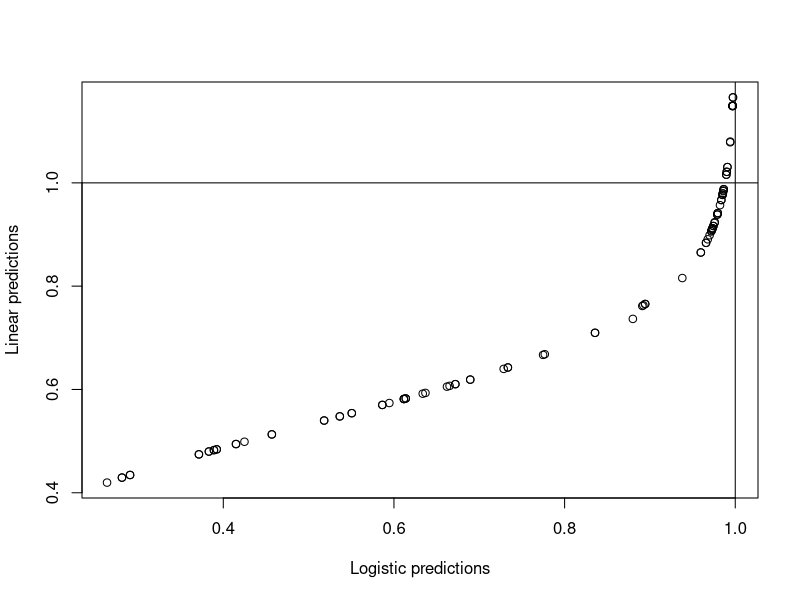
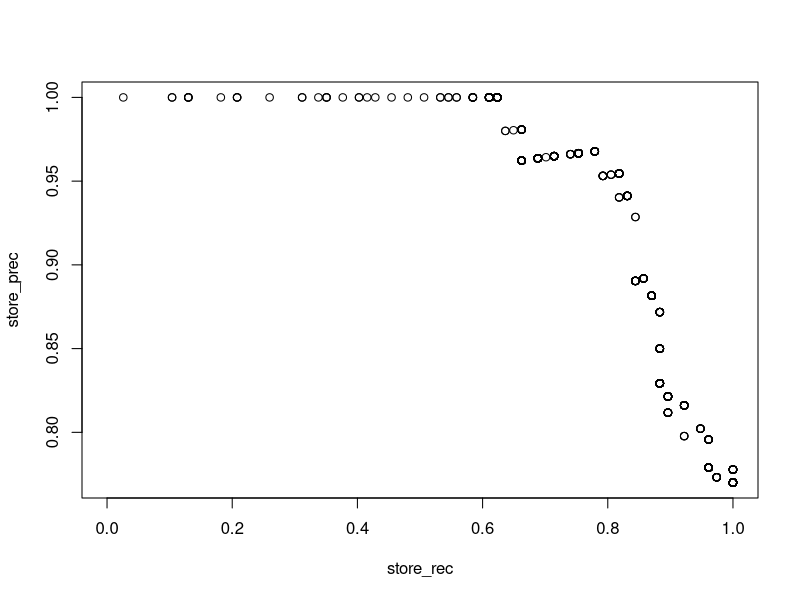
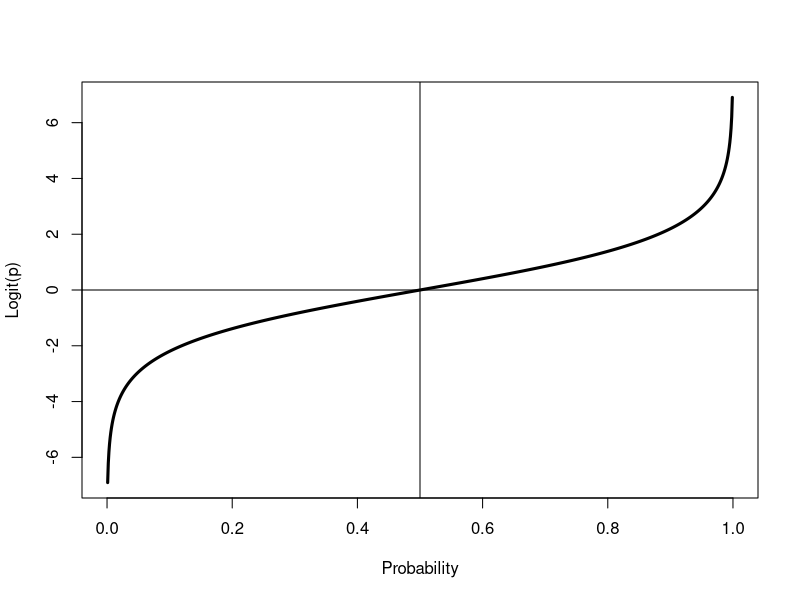
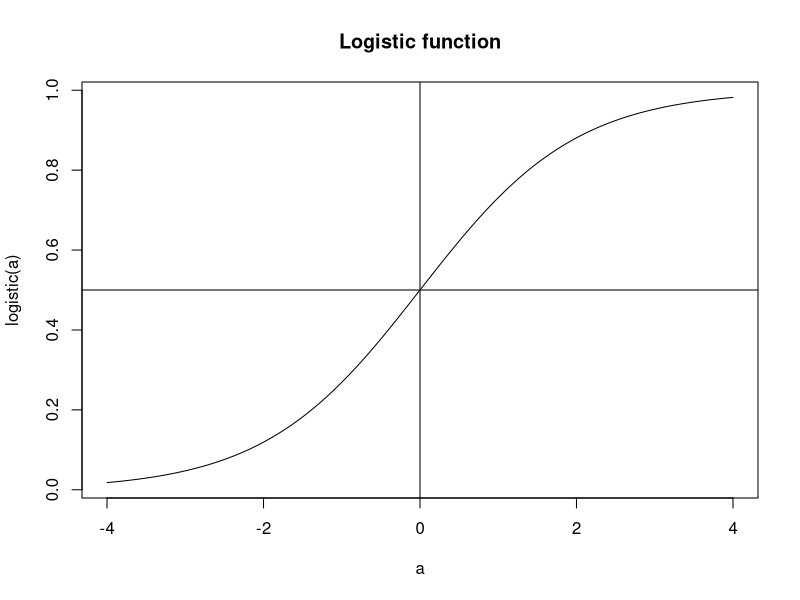

Here is the R script that generated these plots, in order:
## ---- chunk 1
knitr::opts_chunk$set(echo = TRUE)
### Let's start with an clean environment
rm(list=ls())
## ---- chunk 2
### Clean your environment
rm(list=ls())
### Load the pscl library
library(pscl)
## ---- chunk 3
## Uncomment this
data(iraqVote)
## ---- chunk 4
## YOUR CODE HERE
reg_lm <- lm(y ~ rep + gorevote, data = iraqVote)
summary(reg_lm )
## ---- chunk 5
## YOUR CODE HERE
pred_prob_lm <- predict(reg_lm )
summary(pred_prob_lm)
## ---- chunk 6
#############
## Classification function
## Syntax:
## clas_funct(prob, threshold)
## prob: a vector of predicted probabilities
## threshold: a numeric threshold betweeen 0 and 1 (inclusive)
## The function should return a vector of classifications
############
class_func <- function(prob, threshold){
  class <- ifelse(prob>=threshold, 1, 0)
  return(class)
}

## ---- chunk 7
# estimate your classification, 
class_lm <- class_func(pred_prob_lm, 0.5)
# take a peek using the function 'head()'
head(class_lm)
## ---- chunk 8
# proportion of all senators
mean(class_lm)

# proportion of dems
sum(class_lm[iraqVote$rep==0]) / sum(iraqVote$rep==0)

# proportion of rep
sum(class_lm[iraqVote$rep==1]) / sum(iraqVote$rep==1)
## ---- chunk 9
# create matrix of predictors using the function cbind()
# Do not forget to include a cloumn of ones. 
indep.matrix <- cbind(1, iraqVote$rep, iraqVote$gorevote)

# multiply by coefficients using %*%
pred_prob_lm2<- c(indep.matrix%*%reg_lm$coef) 

# Compare your results with the ones obtained before in 'pred_prob_lm'. They should be the same
head(pred_prob_lm2)
head(pred_prob_lm)
## ---- chunk 10
# Run yout glm model
reg_glm <- glm(y~rep + gorevote, family = binomial,data = iraqVote)
## ---- chunk 11
# predict
pred_prob_glm <- reg_glm$fitted.values
## ---- chunk 12
plot(pred_prob_lm ~ c(pred_prob_glm), xlab = 'Logistic predictions', ylab = 'Linear predictions')
abline(h =1)
abline(v = 1)
## ---- chunk 13
class_glm<- class_func(pred_prob_glm , 0.5)
## teake a peek using head()
head(class_glm)
## ---- chunk 14
table(class_lm, class_glm)
## ---- chunk 15
## matrix lm
table(iraqVote$y, class_lm)
# matrix glm
table(iraqVote$y, class_glm)
## ---- chunk 16
### The following functions take a vector of predicted and a vector of observed values and calculate:
### Accuracy : tp + tn / all observations
### Precision: tp / (tp + fp)
### Recall: tp / (tp+fn)

### Accuracy
accuracy <- function(predicted, true){
  score <- (sum(predicted & true) + sum(!predicted & !true)) / length(true)
  return(score)
}

### Precision 
precision <- function(predicted, true){
  score <- sum(predicted & true) / sum(predicted)
  return(score)
}

## Recall
recall <- function(predicted, true){
  recall = sum(predicted & true) / sum(true)
  return(recall)
}
## ---- chunk 17
cat('Linear Regression', '\n')
cat('Accuracy', '\n'); accuracy(class_lm, iraqVote$y)
cat('Precision', '\n'); precision(class_lm, iraqVote$y)
cat('Recall', '\n'); recall(class_lm, iraqVote$y)

cat('Logistic Regression', '\n')
cat('Accuracy', '\n'); accuracy(class_glm, iraqVote$y)
cat('Precision', '\n'); precision(class_glm, iraqVote$y)
cat('Recall', '\n'); recall(class_glm, iraqVote$y)
## ---- chunk 18
# create a vector of different threshold possibilities
thresh <- seq(0.0, 1, len = 1000)

# loop through and calculate classes based on these probabilities
store_f <- store_prec <- store_rec <- c()
for(z in 1:length(thresh)){
  temp_class<- class_func(pred_prob_glm, thresh[z])
  store_prec[z]<- precision(temp_class, iraqVote$y)
  store_rec[z]<- recall(temp_class, iraqVote$y)
  store_f[z]<- store_prec[z]*store_rec[z]/(store_prec[z] + store_rec[z])
}
## ---- chunk 19
thresh[which.max(store_f)]
plot(store_prec ~ store_rec)
## ---- chunk 20
log(exp(5)) 
## ---- chunk 21
## Your function
logit_func<- function(p){
  out<- log(p/( 1- p))
  return(out)
}
## ---- chunk 22
# get a sequence of poitns
p <- seq(0,1,len=1000)

# plot those points and logit
plot(logit_func(p) ~ p, xlab = 'Probability', ylab = 'Logit(p)', type='l' , lwd = 3)

# add lines
abline(h = 0)
abline(v = 0.5)
## ---- chunk 23
# inverse logit
logit_inv_func<- function(a){
  out <- 1/(1 + exp(-a))
  return(out)
}
## ---- chunk 24
# plot
a_seq <- seq(-4, 4, len = 1000)
linv_out <- logit_inv_func(a_seq)

plot(linv_out~a_seq, type='l', xlab='a', ylab = 'logistic(a)', main = "Logistic function")
abline(v = 0)
abline(h = 0.5)
